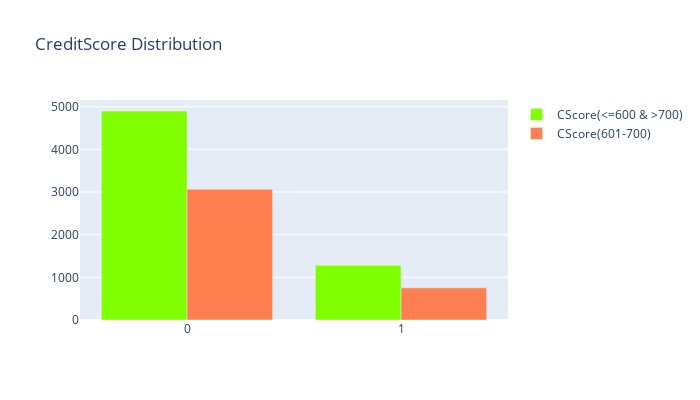

Write notebook code for a chart like this one.
### Code cell
df_1 = df[df['CreditScore'] == 1]
df_2 = df[df['CreditScore'] == 0]
df_1 = df_1['Exited'].value_counts()
df_2 = df_2['Exited'].value_counts()

trace1 = go.Bar(x = df_1.index[::-1], y = df_1.values[::-1], name = 'CScore(<=600 & >700)', marker = dict(color = 'chartreuse'))
trace2 = go.Bar(x = df_2.index[::-1], y = df_2.values[::-1], name = 'CScore(601-700)', marker = dict(color = 'coral'))
data = [trace1, trace2]
layout = go.Layout(height = 400, width = 700, title = 'CreditScore Distribution')
fig = go.Figure(data = data, layout = layout)
py.iplot(fig)

### Figure 1 — Plotly figure (JSON) as saved in the notebook; plotly's stock layout.template omitted (floating-point values rounded to 4 significant figures)
{"data": [{"marker": {"color": "chartreuse"}, "name": "CScore(<=600 & >700)", "type": "bar", "x": [1, 0], "y": [1284, 4898]}, {"marker": {"color": "coral"}, "name": "CScore(601-700)", "type": "bar", "x": [1, 0], "y": [753, 3065]}], "layout": {"height": 400, "title": {"text": "CreditScore Distribution"}, "width": 700}}
